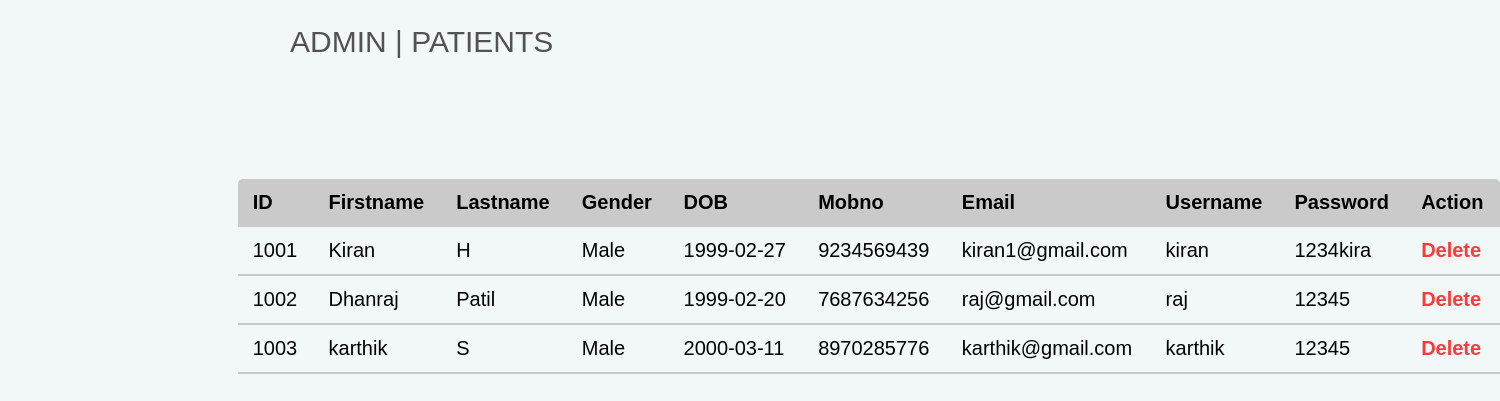
/admin_dashboard1/patient.php, run on the app's committed database.
### tables this page shows
CREATE TABLE `patientt` (
  `id` int(10) NOT NULL,
  `firstname` varchar(50) NOT NULL,
  `lastname` varchar(50) NOT NULL,
  `gender` varchar(50) NOT NULL,
  `username` varchar(20) NOT NULL,
  `dob` date NOT NULL,
  `email` varchar(50) NOT NULL,
  `mobno` varchar(50) NOT NULL,
  `picsource` varchar(350) NOT NULL,
  `password` varchar(50) NOT NULL,
  `created_date` timestamp NOT NULL DEFAULT current_timestamp()
);

### admin_dashboard1/patient.php (the view, shortened to what this page needs)
<?php
require 'dbconfig/mark1.php';
?>
<!DOCTYPE html>
<html>
<head>
	<link rel="stylesheet" type="text/css" href="allcss.css?a=<?php echo time();?>">
</head>
<body>
<div class="heading2">
	<p>ADMIN | PATIENTS</p>
</div>
<div id="main222">
<table class="htable" >
			<tr>
				<thead>
				<th>ID</th>
				<th>Firstname</th>
				<th>Lastname</th>
				<th>Gender</th>
				<th>DOB</th>
				<th>Mobno</th>
				<th>Email</th>
				<th>Username</th>
				<th>Password</th>
				<th>Action</th>
			</tr>
			<?php
			$sql = "SELECT * from patientt ";
			$result = mysqli_query($con,$sql);
			if($result -> num_rows > 0){
				  while ($row = $result -> fetch_assoc()){
				  	echo "<tr>
				  	      <tbody>
				  	      <td>".$row["id"]."</td>
				  	      <td>". $row["firstname"]."</td>
				  	      <td>".$row["lastname"]."</td>
				  	      <td>".$row["gender"]."</td>
				  	      <td>".$row["dob"]."</td>
				  	      <td>".$row["mobno"]."</td>
				  	      <td>".$row["email"]."</td>
				  	      <td>".$row["username"]."</td>
				  	      <td>".$row["password"]."</td>
				  	      <td><a href='removeuser.php?rn=$row[id]' id='delete'>Delete</a></td>
				  	      </tbody>
				  	      </tr>";
				  }
				  echo "</table>";
			}
			?>
</div>
</body>
</html>

### admin_dashboard1/allcss.css (style rules this page uses)
* { margin: 0; padding: 0; font-family: Arial, Helvetica, sans-serif; }
body { background:#F2F7F7; }
.htable { border-collapse: collapse; font-size: 20px; min-width: 400px; border-radius: 5px 5px 0 0; overflow: hidden; margin-left: 15%; margin-top: 5%; width: 85%; }
.htable th, .htable td { padding: 12px 15px; }
.htable tbody tr { border-bottom: 1px solid #dddddd; }
.htable tbody tr:last-of-type { border-bottom: 2px solid #CACACA; }
#delete { color: #FB3A3A; text-decoration: none; font-weight:bold; transition: color 0.4s; }
#main222 { width: 99%; margin-left: 1%; }
.heading2 { width: 100%; height: 80px; font-family: Arial, Helvetica, sans-serif; color:#525252 ; font-size: 30px; margin-top:25px; margin-left: 290px; }

### data on the page
patientt: id "1001", firstname "Kiran", lastname "H", gender "Male", dob "1999-02-27", mobno "9234569439", email "kiran1@gmail.com", username "kiran", password "1234kira"
patientt: id "1002", firstname "Dhanraj", lastname "Patil", gender "Male", dob "1999-02-20", mobno "7687634256", email "raj@gmail.com", username "raj", password "12345"
patientt: id "1003", firstname "karthik", lastname "S", gender "Male", dob "2000-03-11", mobno "8970285776", email "karthik@gmail.com", username "karthik", password "12345"
